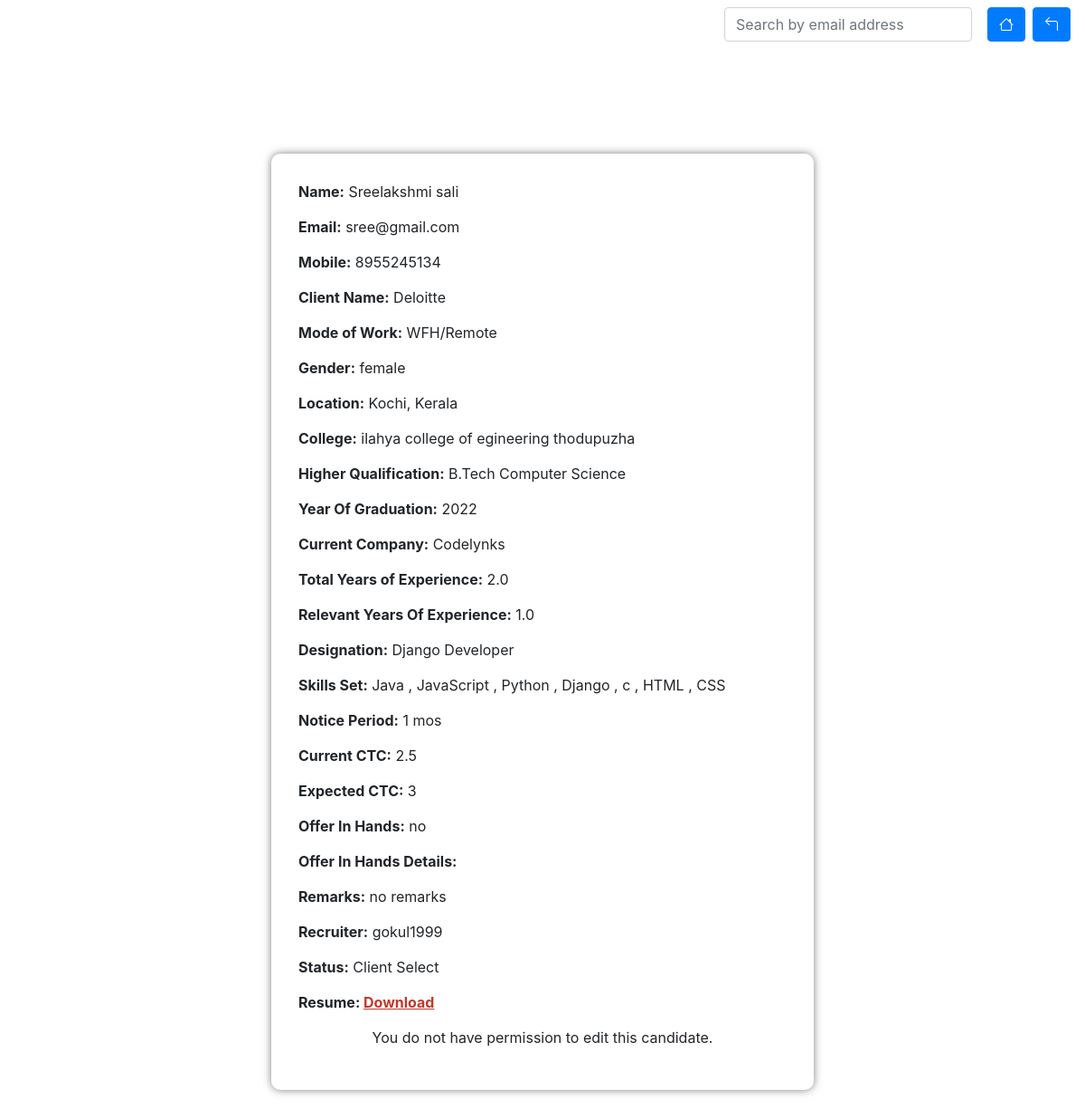
/detail/5/, run on an earlier commit of the app's database.
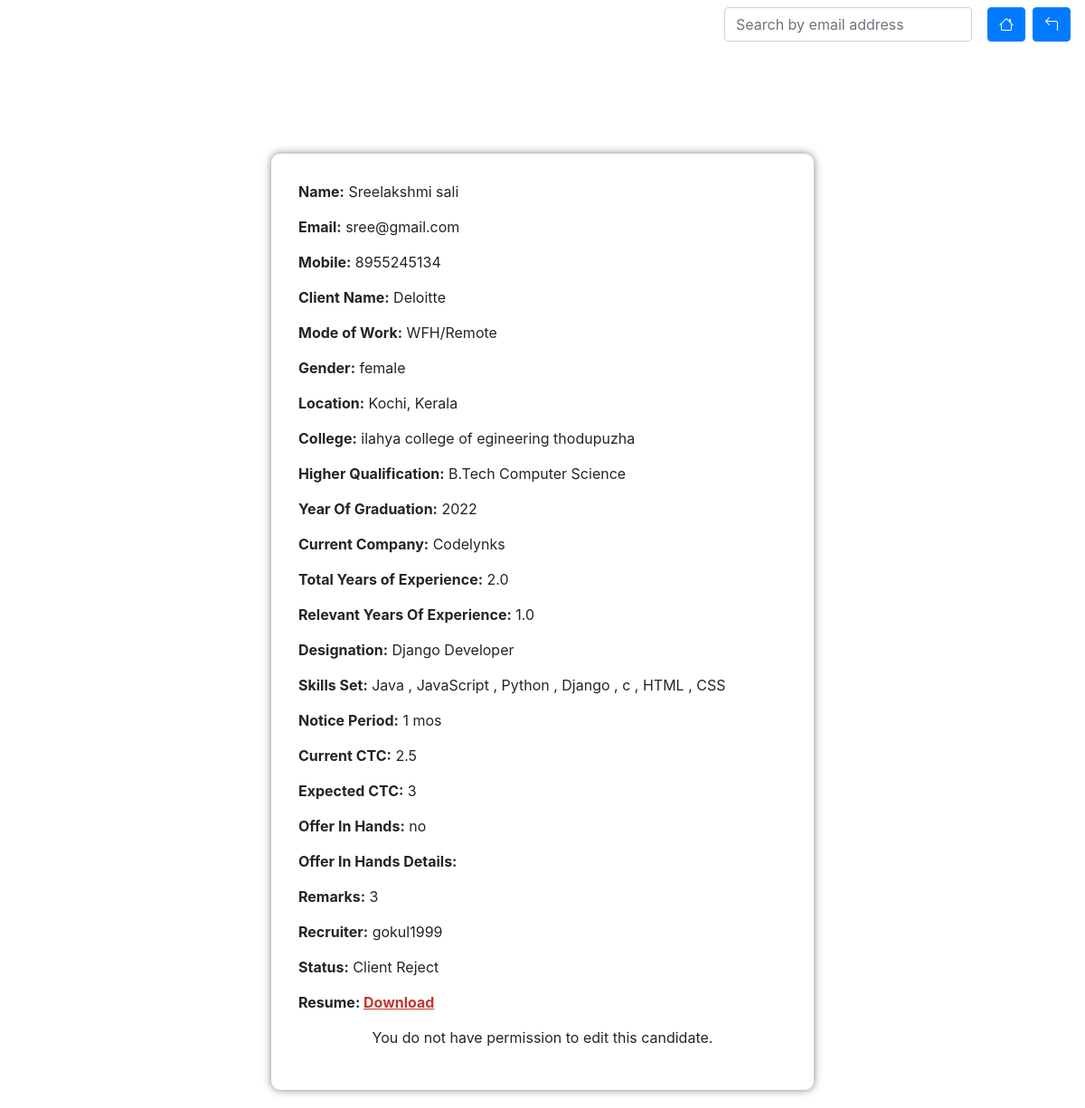
And on a later commit of the database.
### candidate_app/models.py (models this page shows, shortened)
class Candidate(models.Model):
    user = models.ForeignKey(CustomUser, on_delete=models.CASCADE)
    email = models.EmailField(unique=True)
    phone = models.CharField(max_length=15)
    client_name = models.CharField(max_length=15)
    first_name = models.CharField(max_length=150, null=True)
    last_name = models.CharField(max_length=150)
    mode_of_work = models.CharField(max_length=150, default='full_time',null=True)
    gender = models.CharField(max_length=50, default='unknown', null=True,blank=True)
    college = models.CharField(max_length=50, null=True,blank=True)
    graduation_year= models.CharField(max_length=50, null=True,blank=True)
    qualification = models.TextField(null=True,blank=True)
    skills = models.ManyToManyField(Skill)
    experience = models.FloatField(null=True, blank=True)
    relevent_experience = models.FloatField(null=True, blank=True)
    designation = models.CharField(max_length=50, null=True,blank=True)
    expected_ctc = models.CharField(max_length=50, null=True,blank=True)
    current_ctc = models.CharField(max_length=50, null=True,blank=True)
    offer_in_hands = models.CharField(max_length=50,default=None, null=True,blank=True)
    offer_details= models.CharField(max_length=50,default=None, null=True,blank=True)     ###  hidden box
    notice_period = models.CharField(max_length=50, null=True,blank=True)
    current_company = models.CharField(max_length=100, null=True,blank=True)
    reason_for_change = models.CharField(max_length=2000, null=True,blank=True)          ###  hidden
    location = models.CharField(max_length=50, null=True,blank=True)
    resume = models.FileField(upload_to='resume/',max_length=200,blank=True,null=True)
    remarks = models.TextField(null=True,blank=True)
    updated_by = models.CharField(max_length=50, null=True,blank=True)
    updated_on = models.DateTimeField(auto_now=True, null=True)
    screening_time = models.CharField(max_length=100, null=True,blank=True)
    recruiter = models.CharField(max_length=50, null=True,blank=True)
    status = models.CharField(max_length=100, null=True,blank=True)
    rejection_reason = models.CharField(max_length=100, null=True,blank=True)         ### hidden
    additional_status = models.CharField(max_length=100, null=True,blank=True)
    rejection_reason_for_r1_r4 = models.CharField(max_length=100, null=True,blank=True)        ## hidden
    offer = models.CharField(max_length=100, null=True,blank=True)
    offer_reject_reason = models.CharField(max_length=100, null=True,blank=True)
    class Meta:
        ordering = ["-updated_on"]

class Skill(models.Model):
    user = models.ForeignKey(CustomUser, on_delete=models.CASCADE)
    name = models.CharField(max_length=50)

class CustomUser(AbstractUser):
    contact = models.CharField(max_length=15, blank=True, null=True)
    image = models.ImageField(upload_to='profile_images/', max_length=400, blank=True, null=True)

### candidate_app/views.py (the view)
# urls.py: path('detail/<int:pk>/',Detailcandidate.as_view(),name='detail'),   ## details of each candidate
class Detailcandidate(DetailView):
    model = Candidate
    context_object_name ='detail'
    template_name = 'detail_candidate.html'

### templates/detail_candidate.html (shortened to what this page needs)
<!DOCTYPE html>
<html lang="en">
<head>
    <link rel="stylesheet" href="https://cdnjs.cloudflare.com/ajax/libs/font-awesome/6.0.0/css/all.min.css" />
</head>
<body>
    {% block content %}
    {% include 'navbar.html' %}
    <br>
    <br>
    <br>
    <br>
    <div class="container">
        <div class="submission-details">
            <div class="field">
                <span>Name:</span> {{detail.first_name}} {{detail.last_name}}
            </div>
            <div class="field">
                <span>Email:</span> {{detail.email}}
            </div>
            <div class="field">
                <span>Mobile:</span> {{detail.phone}}
            </div>
            <div class="field">
                <span>Client Name:</span> {{detail.client_name}}
            </div>
            <div class="field">
                <span>Mode of Work:</span> {{detail.mode_of_work}}
            </div>
            <div class="field">
                <span>Gender:</span> {{detail.gender }}
            </div>
            <div class="field">
                <span>Location:</span> {{detail.location }}
            </div>
            <div class="field">
                <span>College:</span> {{detail.college}}
            </div>
            <div class="field">
                <span>Higher Qualification:</span> {{detail.qualification }}
            </div>
            <div class="field">
                <span>Year Of Graduation:</span> {{detail.graduation_year }}
            </div>
            <div class="field">
                <span>Current Company:</span> {{detail.current_company}}
            </div>
            <div class="field">
                <span>Total Years of Experience:</span> {{detail.experience}}
            </div>
            <div class="field">
                <span>Relevant Years Of Experience:</span> {{detail.relevent_experience}}
            </div>
            <div class="field">
                <span>Designation:</span> {{detail.designation}}
            </div>
            <div class="field">
                <span>Skills Set:</span>
                {% for skill in detail.skills.all %}
                {{ skill.name }}
                {% if not forloop.last %}, {% endif %}
            {% endfor %}
            </div>
            <div class="field">
                <span>Notice Period:</span> {{detail.notice_period }}
            </div>
            <div class="field">
                <span>Current CTC:</span> {{detail.current_ctc}}
            </div>
            <div class="field">
                <span>Expected CTC:</span> {{detail.expected_ctc}}
            </div>
            <div class="field">
                <span>Offer In Hands:</span> {{detail.offer_in_hands}}
            </div>
            <div class="field">
                <span>Offer In Hands Details:</span> {{detail.offer_details}}
            </div>
            <div class="field">
                <span>Remarks:</span> {{detail.remarks}}
            </div>
            {% if request.user == detail.user %}
            <div class="field">
            <span>Recruiter:</span> {{request.user}}
        </div>
            {% else %}
            <div class="field">
                            <span>Recruiter:</span> {{detail.user}}
                        </div>
            {% endif %}
            <div class="field">
                {% if detail.status %}
                <span>Status:</span> {{detail.status}}
                {% else %}
                <span>Status:</span>  status not updated
            {% endif %}
            </div>
            <div class="field resume-link">
                <span>
                    {% if detail.resume %}
                        Resume:
                        <a href="{{ detail.resume.url }}" target="_blank">Download</a>
                    {% else %}
                        No resume uploaded.
                    {% endif %}
                </span>
            </div>
<center>
    {% if request.user == detail.user %}
            <a href="{% url 'update' detail.id %}"><div class="button-edit">
                <button class="btn btn-outline-info">Edit &nbsp;<i class="bi bi-pencil"></i></button></div></a> </center>
                {% else %}
                <p class="not-allowed-message">You do not have permission to edit this candidate.</p>
                {% endif %}
        </div>
    </div>
    {% endblock %}
</body>
</html>

### templates/navbar.html (shortened to what this page needs)
<link rel="stylesheet" href="https://cdn.jsdelivr.net/npm/bootstrap@4.4.1/dist/css/bootstrap.min.css"
>
<link rel="stylesheet" href="https://cdnjs.cloudflare.com/ajax/libs/font-awesome/6.0.0/css/all.min.css">
<link rel="stylesheet" href="https://cdn.jsdelivr.net/npm/bootstrap-icons@1.11.1/font/bootstrap-icons.css">
  <link rel="stylesheet" href="https://code.jquery.com/ui/1.12.1/themes/base/jquery-ui.css">
<nav id="nav" class="navbar navbar-expand-lg ">
    <div class="d-flex ml-auto">
        <form class="d-flex me-2" action="" method="get">
            <input  id="search-input" name="q" class="form-control" type="search" placeholder="Search by email address" aria-label="Search">&nbsp;&nbsp;
        </form>
        <a href="/user" class="btn btn-primary mx-2"><i class="bi bi-house"></i></a>
        <a href="/back" class="btn btn-primary" onclick="goBack()"><i class="bi bi-arrow-90deg-left"></i></a>
    </div>
</nav>

### templates/detail_candidate.html (style rules this page uses)
body { font-family: Arial, sans-serif; margin: 0; padding: 0; background-image: url('https://easy.jobs/wp-content/uploads/2022/04/Top-5-Best-Applicant-Tracking-Systems-ATS-Software-for-2022.png'); background-size: cover; background-position: center; background-repeat: no-repeat; background-attachment: fixed; color: #000; }
.container { display: flex; flex-direction: column; align-items: center; padding: 20px; }
.submission-details { background-color: rgb(255, 255, 255); border-radius: 10px; padding: 30px; box-shadow: 0px 0px 10px 0px rgba(0, 0, 0, 0.5); width: 100%; max-width: 600px; text-align: left; overflow-wrap: break-word; }
.field { margin-bottom: 15px; }
.field span { font-weight: bold; }
.resume-link a { color: #c0392b; text-decoration: underline; }

What changed in the data, as far as the page shows it:
changed Candidate "Sreelakshmi": remarks "no remarks" → "3"; status "Client Select" → "Client Reject"
